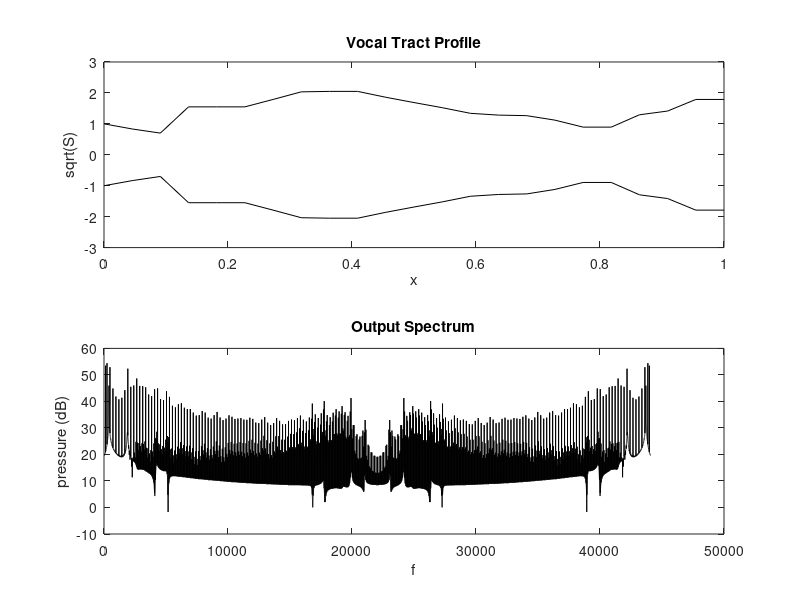

Source code (MATLAB):
% matlab script vocalfd.m 
% finite difference vocal tract simulation 
% radiation loss included
% simple glottal source waveform
% static pitch

%%%%%% begin global parameters

SR = 44100;                 % sample rate (Hz)
L = 0.17;                   % tract length (m)
S0 = 0.00025;               % vocal tract surface area, left end (m^2)
c = 340;                    % wave speed (m/s)
f0 = 120;                   % fundamental frequency (Hz)
TF = 1;                     % simulation duration (s)
% vocal tract profile, non-dimensional [pos S] pairs
    % /E/ 
      S  = [0 1;0.09 0.4;0.11 2.4;0.24 2.4;0.26 3.2;0.29 3.2;0.32 4.2;...
      0.41 4.2;0.47 3.2;0.59 1.8;0.65 1.6;0.71 1.6;0.74 1;0.76 0.8;...
      0.82 0.8;0.88 2;0.91 2;0.94 3.2;1 3.2];
    % /A/
    % S  = [0 1;0.03 0.60;0.09 0.4;0.12 1.6;0.18 0.6;0.29 0.2;0.35 0.4;...
    % 0.41 0.8;0.47 1;0.50 0.6;0.59 2;0.65 3.2;0.85 3.2;0.94 2;1 2];   

%%%%% end global parameters

% begin derived parameters

k = 1/SR;                               % time step
NF = floor(TF*SR);                      % sample duration
gamma = c/L; 

% stability condition/scheme parameters

h = gamma*k; N = floor(1/h); h = 1/N; lambda = gamma*k/h;                
S = interp1(S(:,1),S(:,2),[0:h:1])';    % interpolate vocal tract profile 
alf = 2.0881*L*sqrt(1/(S0*S(N+1)));     % radiation parameter
bet = 0.7407/gamma;                     % radiation parameter
Sav = [S(1); 0.25*(S(3:N+1)+2*S(2:N)+S(1:N-1)); S(N+1)];
Sr = 1.5*S(N+1)-0.5*S(N);
sr = 0.5*lambda^2*((S(2:N)+S(3:N+1))./Sav(2:N));
sl = 0.5*lambda^2*((S(2:N)+S(1:N-1))./Sav(2:N));
s0 = 2*(1-lambda^2);
q1 = alf*gamma^2*k^2*Sr/(Sav(N+1)*h); q2 = bet*gamma^2*k*Sr/(Sav(N+1)*h);
r1 = 2*lambda^2/(1+q1+q2); r2 = -(1+q1-q2)/(1+q1+q2);
g1 = -(k^2*gamma^2/h/S(1))*(3*S(1)-S(2));

% initialize grid functions and output, generate gottal waveform

Psi = zeros(N+1,1); Psi1 = zeros(N+1,1); Psi2 = zeros(N+1,1);
uin = sin(2*pi*[0:NF-1]*k*f0); uin = 0.5*(uin+abs(uin));
out = zeros(NF,1);

%%%%%% begin main loop

for n=1:NF;
    Psi(2:N) = s0*Psi1(2:N)+sl.*Psi1(1:N-1)+sr.*Psi1(3:N+1)-Psi2(2:N);
    Psi(N+1) = r1*Psi1(N)+r2*Psi2(N+1);
    Psi(1) = s0*Psi1(1)+2*lambda^2*Psi1(2)-Psi2(1)+g1*uin(n);
    out(n) = SR*(Psi(N+1)-Psi1(N+1));
    Psi2 = Psi1; Psi1 = Psi;
end

%%%%%% end main loop

% plot vocal tract profile and output spectrum

subplot(2,1,1); plot([0:h:1], sqrt(S),'k', [0:h:1], -sqrt(S),'k')
title('Vocal Tract Profile'); xlabel('x'); ylabel('sqrt(S)');
subplot(2,1,2); plot([0:NF-1]*SR/NF, 10*log10(abs(fft(out))), 'k');
title('Output Spectrum'); xlabel('f');ylabel('pressure (dB)'); 

% play sound

soundsc(out, SR);
